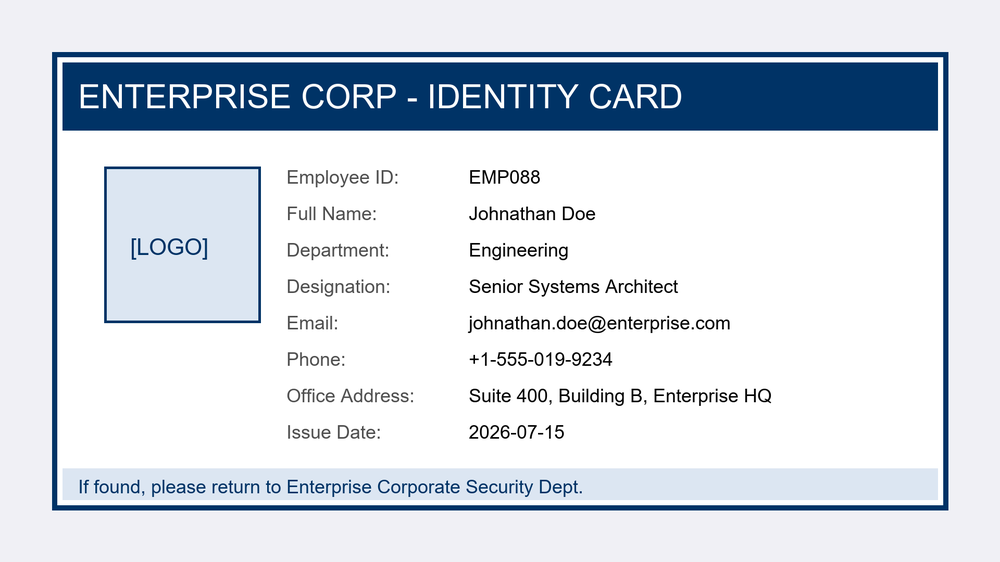
#> input picture Testing/TestFiles/employee_card.png, 1000 x 562 px, shrunk from 1920 x 1080 before the run
$ python -i deskew.py   (imports and definitions only)
#> lines starting #> are read from the running program, lines starting #| are printed output that depends on the picture; after the words box and inside, x2 and y2 are one past the last pixel; in counts of white or black regions, pixels touching at a corner belong together
#> further down, picture is the input picture: shape (562, 1000, 3); mean B, G, R 227.6, 218.6, 211.3
import cv2
import numpy as np
import logging
from ..utils.helpers import OCR_CONFIG

logger = logging.getLogger('enterprise')

def determine_skew_angle(img):
    """
    Estimates the skew angle of the text region inside the image.
    """
    # Threshold to binary if not already binary
    if len(img.shape) == 3:
        gray = cv2.cvtColor(img, cv2.COLOR_BGR2GRAY)
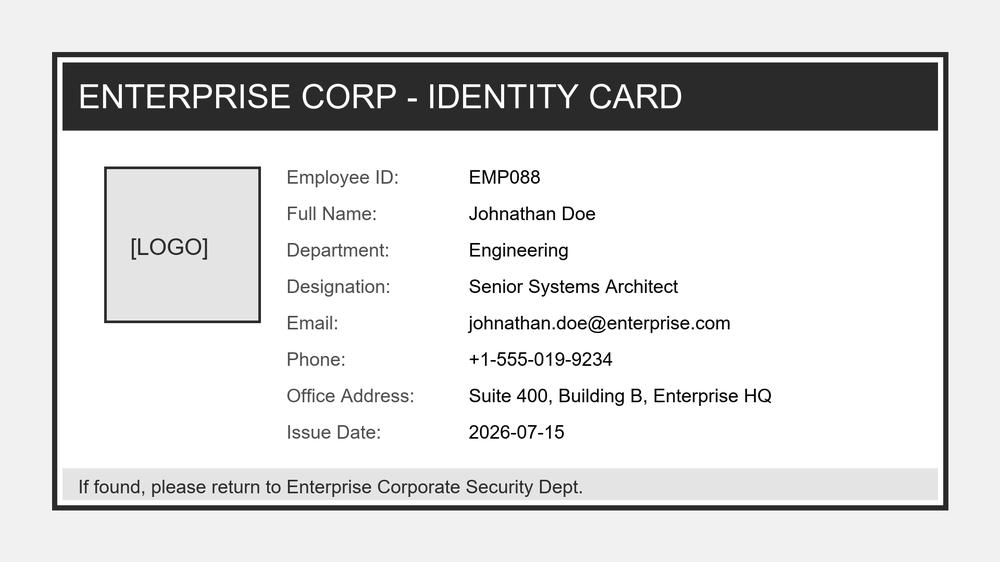
#> gray: shape (562, 1000); min 0, max 255, mean 217.6
    else:
        gray = img

    # Invert the image (Tesseract is dark text on light background)
    thresh = cv2.threshold(gray, 0, 255, cv2.THRESH_BINARY_INV + cv2.THRESH_OTSU)[1]
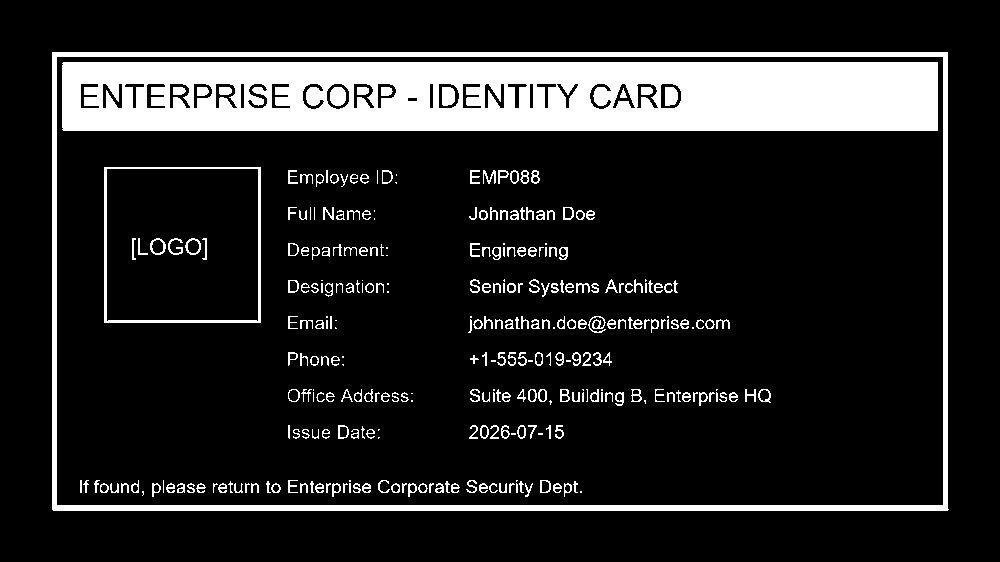
#> thresh: shape (562, 1000); 14.8% white; 309 white regions (61 under 20 px), largest, box (x1, y1, x2, y2) and area: (62, 62, 938, 131) 54771, (52, 52, 949, 511) 14336, (104, 167, 261, 323) 1689

    # Get all non-zero pixel coordinates
    pts = cv2.findNonZero(thresh)
#> pts = contour of 83255 points, box (x1, y1, x2, y2) (52, 52, 949, 511), area 1
    if pts is None:
        return 0.0

    # Calculate bounding box tilt angle
    rect = cv2.minAreaRect(pts)
#> rect = ((500, 281), (458, 896), -90)
    angle = rect[-1]
#> angle = -90

    # Standardize angle value
    if angle < -45:
        angle = -(90 + angle)
#> angle = 0
    elif angle > 45:
        angle = 90 - angle

    return angle

def rotate_image(img, angle):
    """
    Rotates the image matrix by the specified angle around its center.
    """
    h, w = img.shape[:2]
    center = (w // 2, h // 2)

    # Calculate rotation matrix
    matrix = cv2.getRotationMatrix2D(center, angle, 1.0)

    # Warp image boundary
    rotated = cv2.warpAffine(img, matrix, (w, h), flags=cv2.INTER_CUBIC, borderMode=cv2.BORDER_REPLICATE)
    return rotated

def run_deskew(img):
    """
    Evaluates skew and rotates image if tilt exceeds angle configuration thresholds.
    """
    angle = determine_skew_angle(img)
#> angle = 0
    threshold = OCR_CONFIG["DESKEW_ANGLE_THRESHOLD"]

    if abs(angle) < threshold:
        # Skip deskewing for minor angles
        logger.debug(f"Deskew skipped. Angle: {angle:.2f} is below threshold: {threshold:.2f}")
        return img

    logger.info(f"Deskewing image. Angle detected: {angle:.2f} degrees")
    return rotate_image(img, angle)

>>> import cv2
>>> picture = cv2.imread('../../../../Testing/TestFiles/employee_card.png')
>>> result = run_deskew(picture)
